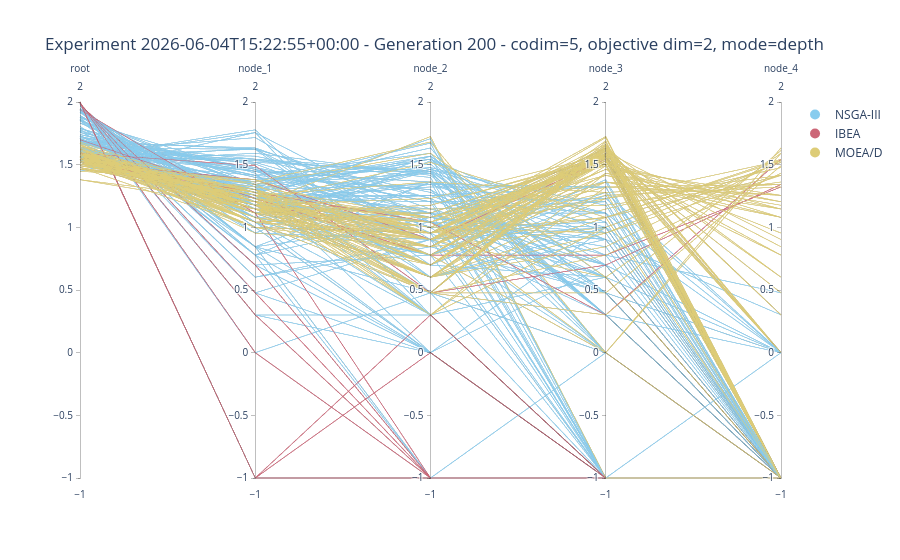
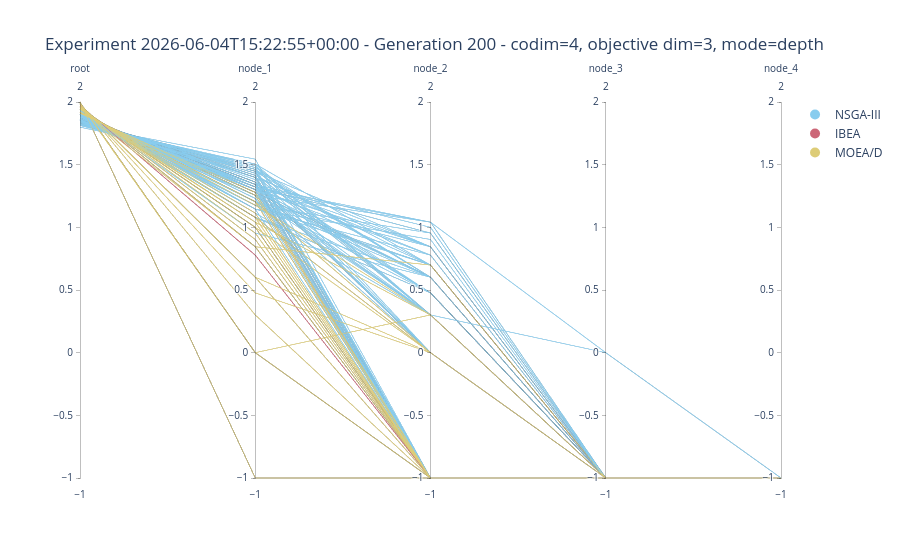
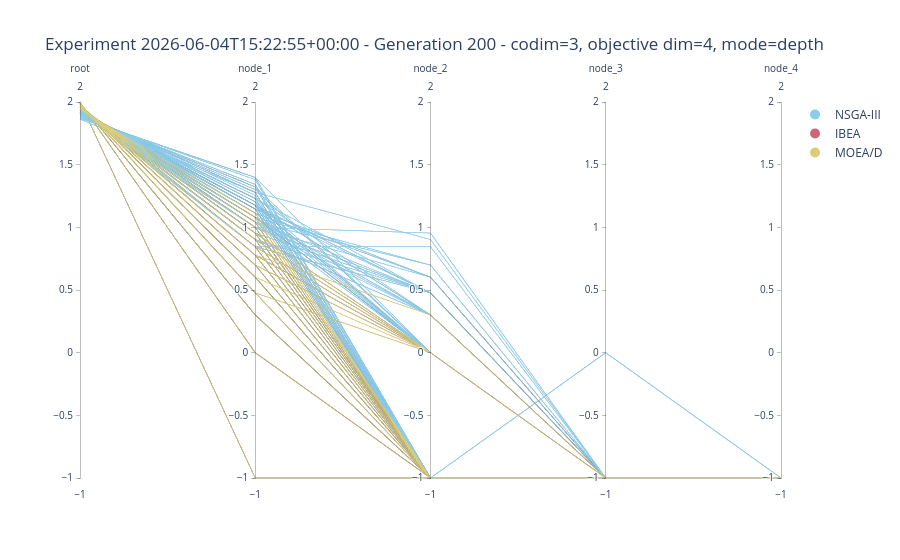
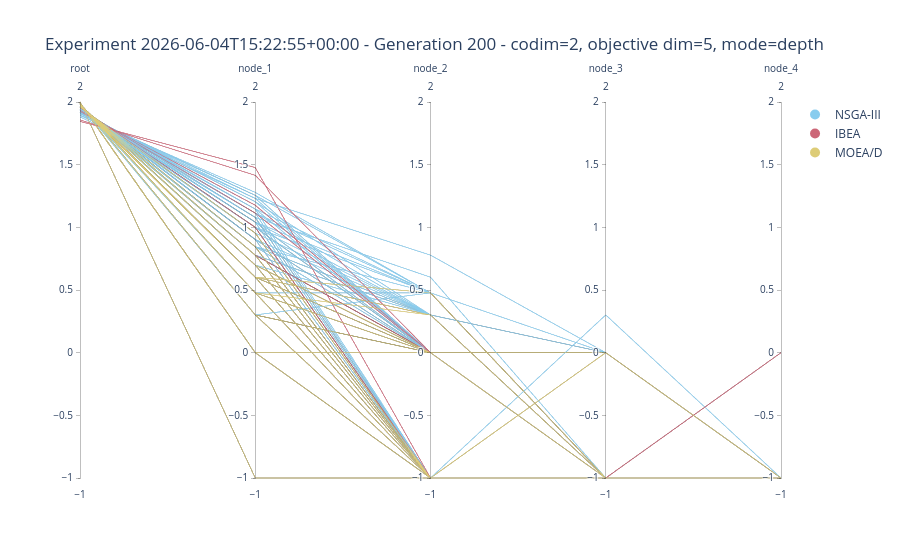

Write notebook code for charts like these, in order.
### Code cell
import plotly.express as px
import plotly.graph_objects as go

# solvers = sorted(df["solver"].unique().to_list())  # polars Series -> list of strings

colors = px.colors.qualitative.Safe
solver_to_color_id = {sol: i for i, sol in enumerate(solvers)}
solver_to_color = {sol: colors[i % len(colors)] for i, sol in enumerate(solvers)}


import os
os.mkdir(experiment_dir_str.split("/")[-1])


def set_color(len_solvers: int):
    assert len_solvers <= len(colors), f"Not enough colors in palette for {len_solvers} solvers"

    colorscale = []
    for i in range(len_solvers):
        frac1 = i / len_solvers
        frac2 = (i + 1) / len_solvers
        colorscale.extend([[frac1, colors[i % len(colors)]], [frac2, colors[i % len(colors)]]])

    return {
        "color_continuous_scale": colorscale,
        "color_continuous_midpoint": 0.5 / len_solvers,
        "range_color": [0, len_solvers - 1],
    }



def compose_plot_dim(co_sum=co_sum):
    plot_combs = []
    for mode in ["depth", "breadth"]:
        for codim in range(2, co_sum - 1):
            plot_combs.append((mode, codim, co_sum - codim))
    return plot_combs

co_sum = 5
plot_combs = compose_plot_dim(co_sum=co_sum)

for mode, codim, objective_dim in plot_combs:
    fig = px.parallel_coordinates(
        (
            df_in_fig := df.filter(pl.col("mode") == mode)
            .filter(pl.col("codim") == codim)
            .filter(pl.col("objective dim") == objective_dim)
            .with_columns([pl.col("solver").replace_strict(solver_to_color_id, return_dtype=pl.Int64).alias("category_num")])
        ),
        dimensions=dimensions,
        color="category_num",
        title=f"Experiment {experiment_dir.name} - Generation {generation_final} - codim={codim}, objective dim={objective_dim}, mode={mode}",
        **set_color(len(solvers)),
    )

    fig.update_traces(
        dimensions=[
            {
                "range": [
                    -1,
                    df_in_fig[dimensions].to_numpy().max(),  # The max value across all dimensions
                ],
            }
            for dim in dimensions
        ]
    )
    fig.update_layout(coloraxis_showscale=False)

    for i, (solver, color) in enumerate(solver_to_color.items()):
        fig.add_trace(
            go.Scatter(
                x=[None],
                y=[None],  # No data points
                mode="markers",
                marker=dict(color=color, size=10),
                name=solver_name[solver],
                showlegend=True,
                legendgroup=f"custom_{i}",
            )
        )
        fig.update_layout(
            xaxis=dict(visible=False, showgrid=False, showticklabels=False),  # Hide x-axis
            yaxis=dict(visible=False, showgrid=False, showticklabels=False),  # Hide y-axis
            plot_bgcolor="white",  # Transparent plot background
            paper_bgcolor="white",  # Transparent paper background
            # plot_bgcolor="rgba(0,0,0,0)",  # Transparent plot background
            # paper_bgcolor="rgba(0,0,0,0)",  # Transparent paper background
        )

    fig.show()
    fig.write_image(f"{co_sum-1}_{experiment_dir_str.split('/')[-1]}/{mode}_codim{codim}_objective-dim{objective_dim}.png", width=1818, height=450, scale=2)

### Figure 1 — Plotly figure (JSON) as saved in the notebook; plotly's stock layout.template omitted (floating-point values rounded to 4 significant figures; data arrays with more than 128 entries replaced by an {"elided": "..."} marker saying what was removed)
{"data": [{"dimensions": [{"label": "root", "range": [-1, 2], "values": {"elided": "300 float values"}}, {"label": "node_1", "range": [-1, 2], "values": {"elided": "300 float values"}}, {"label": "node_2", "range": [-1, 2], "values": {"elided": "300 float values"}}, {"label": "node_3", "range": [-1, 2], "values": {"elided": "300 float values"}}, {"label": "node_4", "range": [-1, 2], "values": {"elided": "300 float values"}}], "domain": {"x": [0, 1], "y": [0, 1]}, "line": {"color": {"elided": "300 int values"}, "coloraxis": "coloraxis"}, "name": "", "type": "parcoords"}, {"legendgroup": "custom_0", "marker": {"color": "rgb(136, 204, 238)", "size": 10}, "mode": "markers", "name": "NSGA-III", "showlegend": true, "type": "scatter", "x": [null], "y": [null]}, {"legendgroup": "custom_1", "marker": {"color": "rgb(204, 102, 119)", "size": 10}, "mode": "markers", "name": "IBEA", "showlegend": true, "type": "scatter", "x": [null], "y": [null]}, {"legendgroup": "custom_2", "marker": {"color": "rgb(221, 204, 119)", "size": 10}, "mode": "markers", "name": "MOEA/D", "showlegend": true, "type": "scatter", "x": [null], "y": [null]}], "layout": {"coloraxis": {"cmax": 2, "cmid": 0.1667, "cmin": 0, "colorbar": {"title": {"text": "category_num"}}, "colorscale": [[0, "rgb(136, 204, 238)"], [0.3333, "rgb(136, 204, 238)"], [0.3333, "rgb(204, 102, 119)"], [0.6667, "rgb(204, 102, 119)"], [0.6667, "rgb(221, 204, 119)"], [1, "rgb(221, 204, 119)"]], "showscale": false}, "legend": {"tracegroupgap": 0}, "paper_bgcolor": "white", "plot_bgcolor": "white", "title": {"text": "Experiment 2026-06-04T15:22:55+00:00 - Generation 200 - codim=5, objective dim=2, mode=depth"}, "xaxis": {"showgrid": false, "showticklabels": false, "visible": false}, "yaxis": {"showgrid": false, "showticklabels": false, "visible": false}}}

### Figure 2 — Plotly figure (JSON) as saved in the notebook; plotly's stock layout.template omitted (floating-point values rounded to 4 significant figures; data arrays with more than 128 entries replaced by an {"elided": "..."} marker saying what was removed)
{"data": [{"dimensions": [{"label": "root", "range": [-1, 2], "values": {"elided": "300 float values"}}, {"label": "node_1", "range": [-1, 2], "values": {"elided": "300 float values"}}, {"label": "node_2", "range": [-1, 2], "values": {"elided": "300 float values"}}, {"label": "node_3", "range": [-1, 2], "values": {"elided": "300 float values"}}, {"label": "node_4", "range": [-1, 2], "values": {"elided": "300 float values"}}], "domain": {"x": [0, 1], "y": [0, 1]}, "line": {"color": {"elided": "300 int values"}, "coloraxis": "coloraxis"}, "name": "", "type": "parcoords"}, {"legendgroup": "custom_0", "marker": {"color": "rgb(136, 204, 238)", "size": 10}, "mode": "markers", "name": "NSGA-III", "showlegend": true, "type": "scatter", "x": [null], "y": [null]}, {"legendgroup": "custom_1", "marker": {"color": "rgb(204, 102, 119)", "size": 10}, "mode": "markers", "name": "IBEA", "showlegend": true, "type": "scatter", "x": [null], "y": [null]}, {"legendgroup": "custom_2", "marker": {"color": "rgb(221, 204, 119)", "size": 10}, "mode": "markers", "name": "MOEA/D", "showlegend": true, "type": "scatter", "x": [null], "y": [null]}], "layout": {"coloraxis": {"cmax": 2, "cmid": 0.1667, "cmin": 0, "colorbar": {"title": {"text": "category_num"}}, "colorscale": [[0, "rgb(136, 204, 238)"], [0.3333, "rgb(136, 204, 238)"], [0.3333, "rgb(204, 102, 119)"], [0.6667, "rgb(204, 102, 119)"], [0.6667, "rgb(221, 204, 119)"], [1, "rgb(221, 204, 119)"]], "showscale": false}, "legend": {"tracegroupgap": 0}, "paper_bgcolor": "white", "plot_bgcolor": "white", "title": {"text": "Experiment 2026-06-04T15:22:55+00:00 - Generation 200 - codim=4, objective dim=3, mode=depth"}, "xaxis": {"showgrid": false, "showticklabels": false, "visible": false}, "yaxis": {"showgrid": false, "showticklabels": false, "visible": false}}}

### Figure 3 — Plotly figure (JSON) as saved in the notebook; plotly's stock layout.template omitted (floating-point values rounded to 4 significant figures; data arrays with more than 128 entries replaced by an {"elided": "..."} marker saying what was removed)
{"data": [{"dimensions": [{"label": "root", "range": [-1, 2], "values": {"elided": "300 float values"}}, {"label": "node_1", "range": [-1, 2], "values": {"elided": "300 float values"}}, {"label": "node_2", "range": [-1, 2], "values": {"elided": "300 float values"}}, {"label": "node_3", "range": [-1, 2], "values": {"elided": "300 float values"}}, {"label": "node_4", "range": [-1, 2], "values": {"elided": "300 float values"}}], "domain": {"x": [0, 1], "y": [0, 1]}, "line": {"color": {"elided": "300 int values"}, "coloraxis": "coloraxis"}, "name": "", "type": "parcoords"}, {"legendgroup": "custom_0", "marker": {"color": "rgb(136, 204, 238)", "size": 10}, "mode": "markers", "name": "NSGA-III", "showlegend": true, "type": "scatter", "x": [null], "y": [null]}, {"legendgroup": "custom_1", "marker": {"color": "rgb(204, 102, 119)", "size": 10}, "mode": "markers", "name": "IBEA", "showlegend": true, "type": "scatter", "x": [null], "y": [null]}, {"legendgroup": "custom_2", "marker": {"color": "rgb(221, 204, 119)", "size": 10}, "mode": "markers", "name": "MOEA/D", "showlegend": true, "type": "scatter", "x": [null], "y": [null]}], "layout": {"coloraxis": {"cmax": 2, "cmid": 0.1667, "cmin": 0, "colorbar": {"title": {"text": "category_num"}}, "colorscale": [[0, "rgb(136, 204, 238)"], [0.3333, "rgb(136, 204, 238)"], [0.3333, "rgb(204, 102, 119)"], [0.6667, "rgb(204, 102, 119)"], [0.6667, "rgb(221, 204, 119)"], [1, "rgb(221, 204, 119)"]], "showscale": false}, "legend": {"tracegroupgap": 0}, "paper_bgcolor": "white", "plot_bgcolor": "white", "title": {"text": "Experiment 2026-06-04T15:22:55+00:00 - Generation 200 - codim=3, objective dim=4, mode=depth"}, "xaxis": {"showgrid": false, "showticklabels": false, "visible": false}, "yaxis": {"showgrid": false, "showticklabels": false, "visible": false}}}

### Figure 4 — Plotly figure (JSON) as saved in the notebook; plotly's stock layout.template omitted (floating-point values rounded to 4 significant figures; data arrays with more than 128 entries replaced by an {"elided": "..."} marker saying what was removed)
{"data": [{"dimensions": [{"label": "root", "range": [-1, 2], "values": {"elided": "300 float values"}}, {"label": "node_1", "range": [-1, 2], "values": {"elided": "300 float values"}}, {"label": "node_2", "range": [-1, 2], "values": {"elided": "300 float values"}}, {"label": "node_3", "range": [-1, 2], "values": {"elided": "300 float values"}}, {"label": "node_4", "range": [-1, 2], "values": {"elided": "300 float values"}}], "domain": {"x": [0, 1], "y": [0, 1]}, "line": {"color": {"elided": "300 int values"}, "coloraxis": "coloraxis"}, "name": "", "type": "parcoords"}, {"legendgroup": "custom_0", "marker": {"color": "rgb(136, 204, 238)", "size": 10}, "mode": "markers", "name": "NSGA-III", "showlegend": true, "type": "scatter", "x": [null], "y": [null]}, {"legendgroup": "custom_1", "marker": {"color": "rgb(204, 102, 119)", "size": 10}, "mode": "markers", "name": "IBEA", "showlegend": true, "type": "scatter", "x": [null], "y": [null]}, {"legendgroup": "custom_2", "marker": {"color": "rgb(221, 204, 119)", "size": 10}, "mode": "markers", "name": "MOEA/D", "showlegend": true, "type": "scatter", "x": [null], "y": [null]}], "layout": {"coloraxis": {"cmax": 2, "cmid": 0.1667, "cmin": 0, "colorbar": {"title": {"text": "category_num"}}, "colorscale": [[0, "rgb(136, 204, 238)"], [0.3333, "rgb(136, 204, 238)"], [0.3333, "rgb(204, 102, 119)"], [0.6667, "rgb(204, 102, 119)"], [0.6667, "rgb(221, 204, 119)"], [1, "rgb(221, 204, 119)"]], "showscale": false}, "legend": {"tracegroupgap": 0}, "paper_bgcolor": "white", "plot_bgcolor": "white", "title": {"text": "Experiment 2026-06-04T15:22:55+00:00 - Generation 200 - codim=2, objective dim=5, mode=depth"}, "xaxis": {"showgrid": false, "showticklabels": false, "visible": false}, "yaxis": {"showgrid": false, "showticklabels": false, "visible": false}}}
